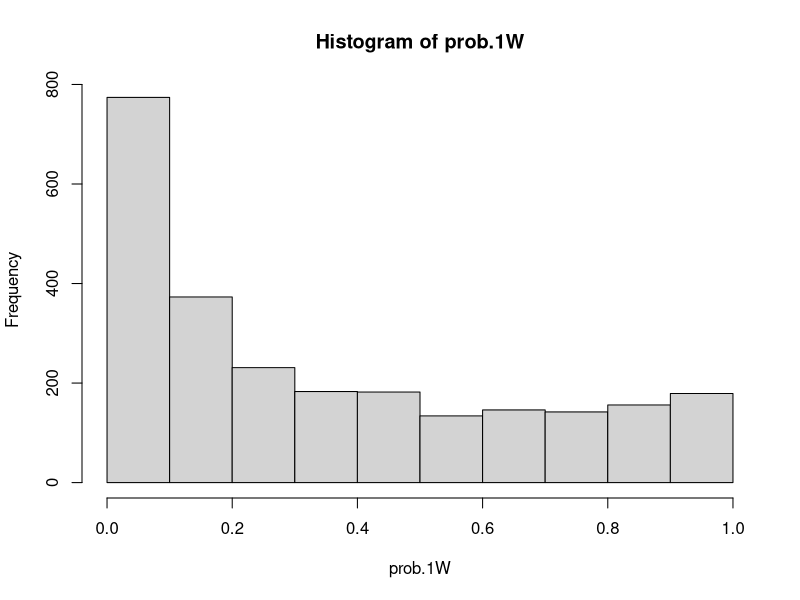
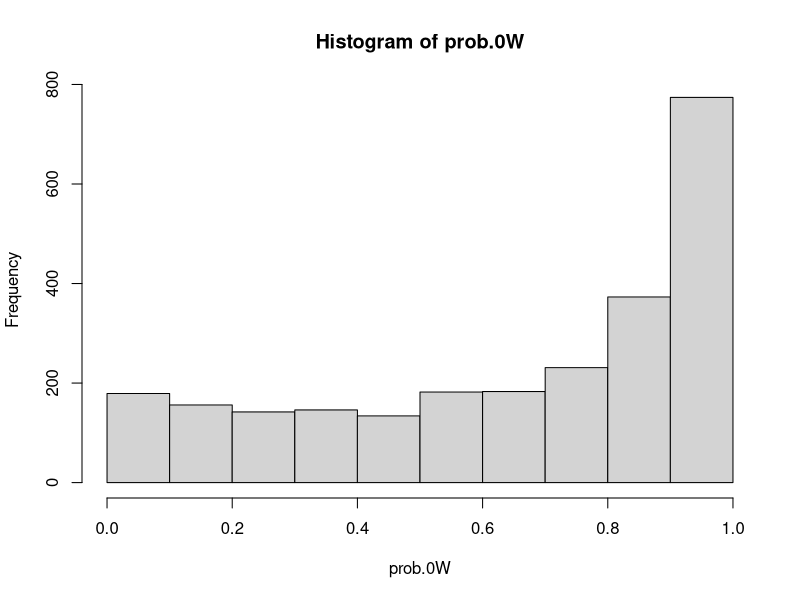
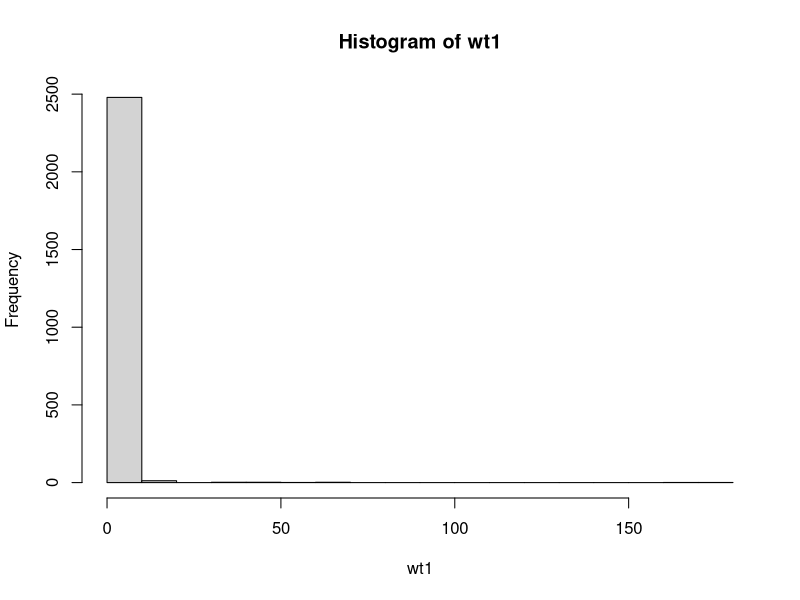
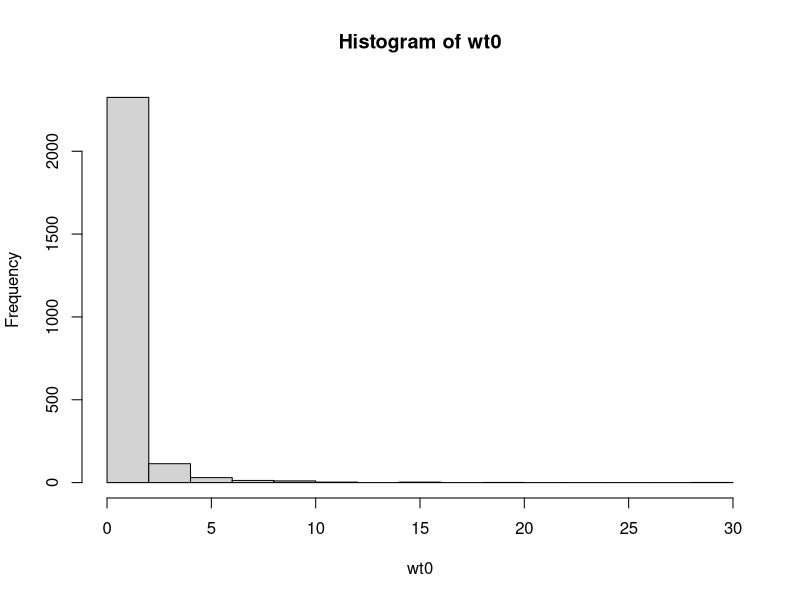
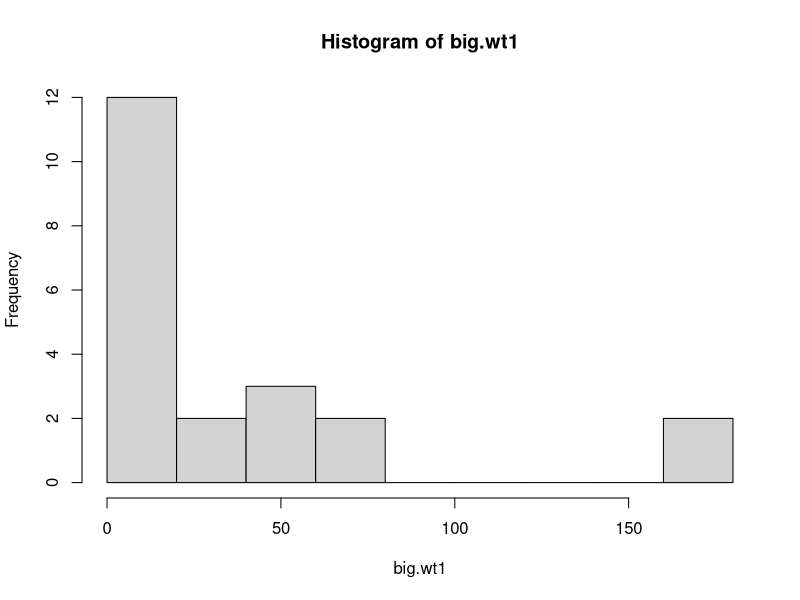
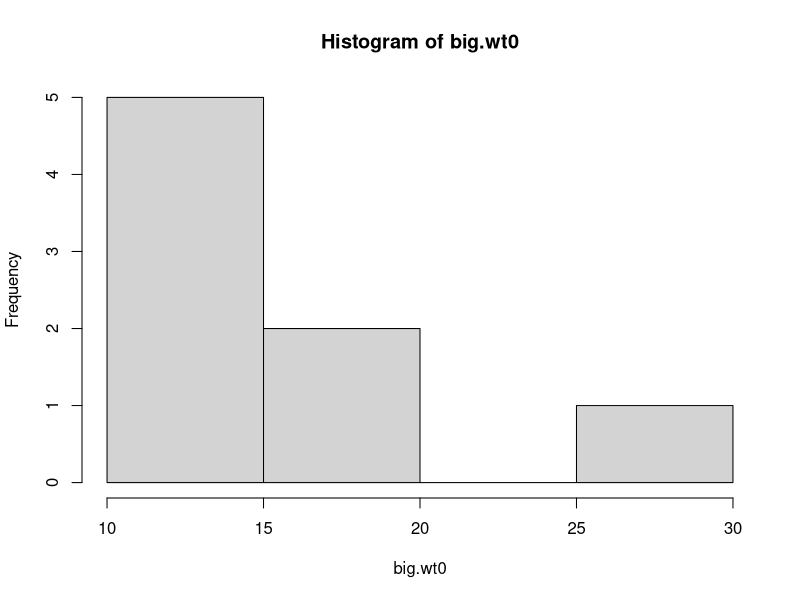
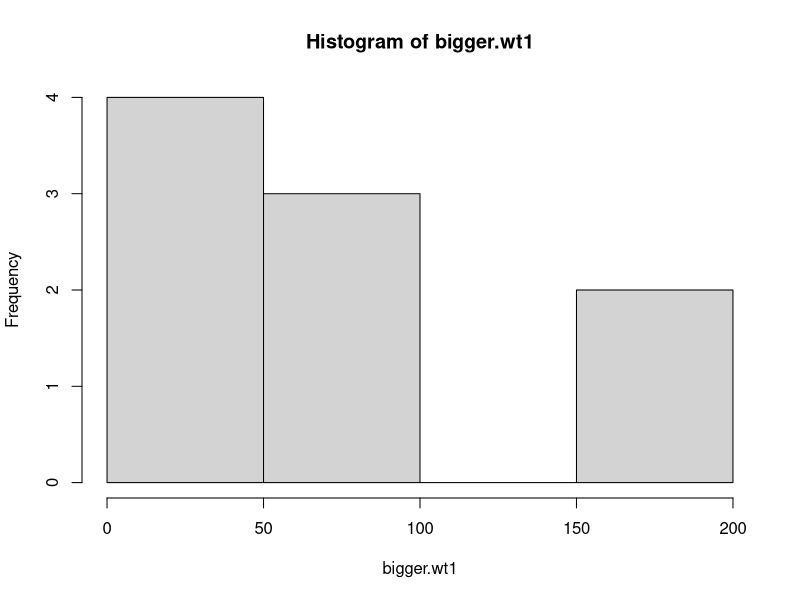
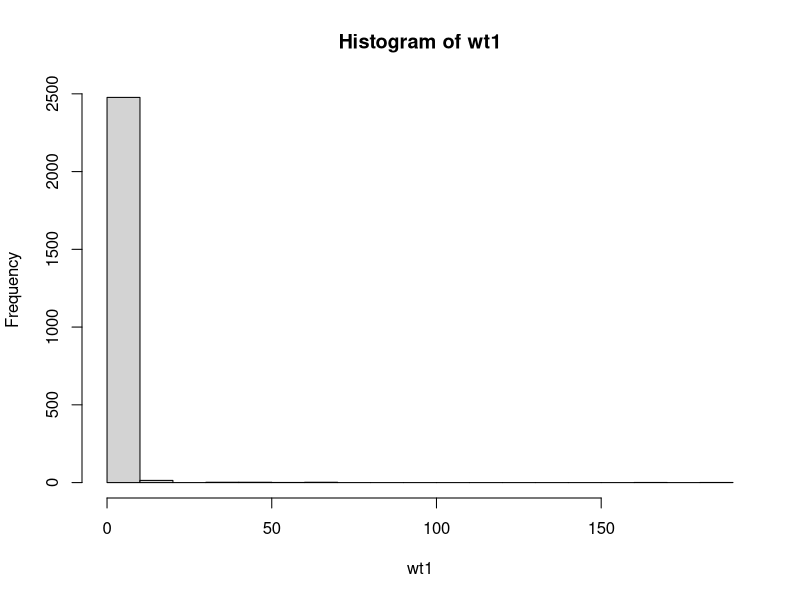

Write R code to recreate these figures, in order.
## ---- chunk 1
library(knitr)
library(tidyverse)
opts_chunk$set(tidy.opts=list(width.cutoff=60),tidy=TRUE)
## ---- chunk 2
# Read in data
ObsData <- read.csv('RAssign3.csv')
head(ObsData)
summary(ObsData)
# 2,500 participants aged 50-75
# CV health range: -3.69 to 3.78, SES range: -3.49 to 3.61
table(ObsData[,c('W1', 'W2', 'A')])
## ---- chunk 3
# Run a logistic regression to estimate the treatment mechanism P(A|W)
prob.AW.reg <- glm(A ~ W1 +W2 + W3 + W4, family="binomial", data=ObsData)
prob.AW.reg
## ---- chunk 4
# Predicted probability of having a dog, given the obs cov P(A=1|W)
prob.1W <- predict(prob.AW.reg, type= "response")
# Predicted probability of not having a dog, given the obs cov P(A=0|W)
prob.0W <- 1 - prob.1W
## ---- chunk 5
# look at the distribution of predicted probabilities
summary(prob.1W)
hist(prob.1W)
summary(prob.0W)
hist(prob.0W)
## ---- chunk 6
# Create the weights
wt1 <- as.numeric(ObsData$A==1)/prob.1W
wt0 <- as.numeric(ObsData$A==0)/prob.0W
summary(wt1)
summary(wt0)
hist(wt1)
hist(wt0)
big.wt1 <- wt1[wt1 > 10]
big.wt0 <- wt0[wt0 > 10]
hist(big.wt1)
hist(big.wt0)
bigger.wt1 <- wt1[wt1 > 20]
hist(bigger.wt1)
## ---- chunk 7
IPTW <- mean(wt1*ObsData$Y) - mean(wt0*ObsData$Y)
IPTW
iptw <- mean((wt1-wt0)*ObsData$Y)
iptw
## ---- chunk 8
# I already found that there are 21 weights under the exposure, and 8 weights under no exposure, which are greater than ten.
wt1.trunc <- wt1
wt1.trunc[wt1.trunc > 10] <- 10
wt0.trunc <- wt0
wt0.trunc[wt0.trunc > 10] <- 10
# evaluate the IPTW estimand with the truncated weights
mean(wt1.trunc*ObsData$Y) - mean(wt0.trunc*ObsData$Y)
## ---- chunk 9
# Stabilized IPTW estimator - Modified Horvitz-Thompson estimator
mean(wt1*ObsData$Y)/mean(wt1) - mean(wt0*ObsData$Y)/mean(wt0)
# this is equivalent to
sum(wt1*ObsData$Y)/sum(wt1) - sum(wt0*ObsData$Y)/sum(wt0)
## ---- chunk 10
ttx1 <- filter(ObsData, A == 1)
ttx0 <- filter(ObsData, A == 0)
unadj <- mean(ttx1$Y) - mean(ttx0$Y)
unadj
## ---- chunk 11
# Estimate the conditional mean of Y given the treatment A and covariates W
reg.model<- glm(Y ~ A + W1 + W2 + W3 + W4, family="binomial", data=ObsData)
reg.model
# Copy the original dataset O into two new dataframes txt and control
txt <- control <- ObsData
# set A=1 in the txt dataframe and A=0 in control dataframe
txt$A <- 1
control$A <- 0
# Predict the mean outcome for each individual in the sample under the treatment
predictY.txt <- predict(reg.model, newdata = txt, type='response')
# Predict the mean outcome for each individual in the sample under the control
predictY.control <- predict(reg.model, newdata = control, type='response')
# Observe results
head(cbind(ObsData, predictY.txt, predictY.control))
tail(cbind(ObsData, predictY.txt, predictY.control))
# Take the mean of the predicted outcomes to average over the distribution of Ws
mean(predictY.txt - predictY.control)
## ---- chunk 12
# Read in data
MissData <- read.csv('RAssign3.missing.csv')
head(MissData)
summary(MissData)
# 2,500 participants aged 50-75
# CV health range: -3.69 to 3.78, SES range: -3.49 to 3.61
table(MissData[,c('W1', 'W2', 'A')])
## ---- chunk 13
# Run a logistic regression to estimate the treatment mechanism P(A|W)
prob.AW.reg <- glm(A ~ W1 +W2 + W3 + W4, family="binomial", data=MissData)
prob.AW.reg
## ---- chunk 14
# Predicted probability of having a dog, given the obs cov P(A=1|W)
prob.1W <- predict(prob.AW.reg, type= "response")
# Predicted probability of not having a dog, given the obs cov P(A=0|W)
prob.0W <- 1 - prob.1W
## ---- chunk 15
# Run a logistic regression to estimate the treatment mechanism P(D|A,W)
prob.DAW.reg <- glm(Delta ~ A + W1 + W2 + W3 + W4, family="binomial", data=MissData)
prob.DAW.reg
## ---- chunk 16
# Predicted probability of having a dog, given the obs cov P(A=1|W)
prob.1AW <- predict(prob.DAW.reg, type= "response")
# Predicted probability of not having a dog, given the obs cov P(A=0|W)
prob.0AW <- 1 - prob.1AW
## ---- chunk 17
wt1 <- as.numeric(MissData$A==1 & MissData$Delta==1)/(prob.1W*prob.1AW)
summary(wt1)
hist(wt1)
big.wt1 <- wt1[wt1 > 10]
hist(big.wt1)
bigger.wt1 <- wt1[wt1 > 20]
hist(bigger.wt1)
## ---- chunk 18
wt0 <- as.numeric(MissData$A==0 & MissData$Delta==1)/(prob.0W*prob.1AW)
summary(wt0)
hist(wt0)
big.wt0 <- wt0[wt0 > 10]
hist(big.wt0)
bigger.wt0 <- wt0[wt0 > 20]
hist(bigger.wt0)
## ---- chunk 19
IPTW <- mean(wt1*MissData$Y) - mean(wt0*MissData$Y)
IPTW
iptw <- mean((wt1-wt0)*MissData$Y)
iptw
## ---- chunk 20
# I already found that there are 23 weights under the exposure, and 22 weights under no exposure, which are greater than ten.
wt1.trunc <- wt1
wt1.trunc[wt1.trunc > 10] <- 10
wt0.trunc <- wt0
wt0.trunc[wt0.trunc > 10] <- 10
# evaluate the IPTW estimand with the truncated weights
mean(wt1.trunc*ObsData$Y) - mean(wt0.trunc*ObsData$Y)
## ---- chunk 21
# Stabilized IPTW estimator - Modified Horvitz-Thompson estimator
mean(wt1*MissData$Y)/mean(wt1) - mean(wt0*MissData$Y)/mean(wt0)
# this is equivalent to
sum(wt1*MissData$Y)/sum(wt1) - sum(wt0*MissData$Y)/sum(wt0)
## ---- chunk 22
ttx1 <- filter(MissData, A == 1)
ttx0 <- filter(MissData, A == 0)
unadj <- mean(ttx1$Y) - mean(ttx0$Y)
unadj
## ---- chunk 23
# Estimate the conditional mean of Y given the treatment A and covariates W
outcomereg <- glm(Y ~ A + W1 + W2 + W3 + W4, data=MissData[MissData$Delta==1,], family="binomial")
outcomereg
# Copy the original dataset O into two new dataframes txt and control
txt <- control <- MissData
# set A=1 in the txt dataframe and A=0 in control dataframe
txt$A <- 1
control$A <- 0
# Predict the mean outcome for each individual in the sample under the treatment
predictY.txt <- predict(outcomereg, newdata = txt, type='response')
# Predict the mean outcome for each individual in the sample under the control
predictY.control <- predict(outcomereg, newdata = control, type='response')
# Observe results
head(cbind(MissData, predictY.txt, predictY.control))
tail(cbind(MissData, predictY.txt, predictY.control))
# Take the mean of the predicted outcomes to average over the distribution of Ws
mean(predictY.txt - predictY.control)
## ---- chunk 24
# SECTION 4 of R Assign 3

set.seed(1)

# The true value of the conditional mean outcome E_0[Y|A,W]
true.meanY.AW <- function(A,W){
  1000 + plogis(W*A)
}
# The true value of propensity score Pr(A=1|W)
true.prob.AW <- function(W){
  0.2 + 0.6*W
}

# A function which returns a data frame with n i.i.d. observations from P_0
gen.data <- function(n){
  # note this is a shortcut way of coding that skips generating the Us
  # first and then generating the endogenous variables deterministically
	W <- rbinom(n, 1, 1/2)
	A <- rbinom(n, 1, true.prob.AW(W=W))
	Y <- 1000 + rbinom(n, 1, true.meanY.AW(A=A,W=W) - 1000)
	return(data.frame(W=W,A=A,Y=Y))
}

# samples size
n<- 1000
# Number of Monte Carlo draws
R <- 2000
# Matrix of estimates from IPTW, modified Horvitz-Thompson, and my.est
est <- matrix(NA,nrow=R,ncol=3)
colnames(est) <- c('IPTW','Modifed HT','my.est')
for(r in 1:R){
	# Generate data with sample size
	ObsData <- gen.data(n)
	W <- ObsData$W
	A <- ObsData$A
	Y <- ObsData$Y
	# True propensity score P_0(A=1|W)
	pscore <- true.prob.AW(W=W)
	# IPTW estimate
	IPTW.est <- mean(A/pscore*Y)
	# Modified Horvitz-Thompson estimate
	HT.est <- mean(A/pscore*Y)/mean(A/pscore)
	# You should replace the NA below with your own estimator
	my.est <- mean(A/pscore*(Y-1000))+1000
	# Put the estimates into the est matrix
	est[r,] <- c(IPTW.est, HT.est, my.est)
}

# Calculate the true value of sum_w E[Y|A=1,W=w) P(W=w)
truth <- .5*true.meanY.AW(A=1, W=0) + .5*true.meanY.AW(A=1,W=1)
# note: we know P_0(W=1) = 0.5
truth

# Calculate the estimated bias, variance, and MSE
est.bias <- colMeans(est) - truth
est.var <- apply(est,2,var)
est.mse <- est.bias^2 + est.var

# The estimators have (estimated) bias:
est.bias
# The estimators have (estimated) variance:
est.var
# The estimators have (estimated) MSE:
est.mse
## ---- chunk 25
# The estimators have (estimated) bias:
est.bias
# The estimators have (estimated) variance:
est.var
# The estimators have (estimated) MSE:
est.mse
## ---- chunk 26
head(est, n=10)
est.tib <- as_tibble(est)
summary(est.tib)
hist(est.tib$IPTW)
## ---- chunk 27
est.bias
est.var
est.mse
